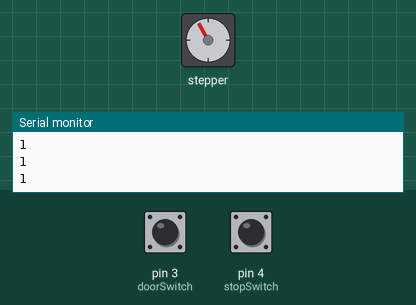
Simulated run of this program. Board: Arduino Nano, built with avr-gcc and run on an emulated ATmega328P. On the bench: stepper motor, the last lines printed to the serial monitor. The inputs (shaded band) are chosen by the test bench; at power-on: pin 4 (stopSwitch) HIGH, pin 3 (doorSwitch) HIGH. Stepper angles assume 4096 steps per turn.

Above: at 0.8 s.
0.9 s: pin 4 (stopSwitch) pulled LOW for 0.15 s
At 1.1 s:
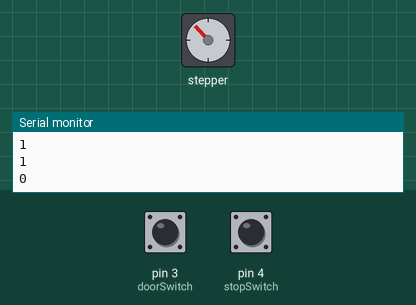
3.2 s: pin 3 (doorSwitch) pulled LOW for 1 s
At 6.9 s:
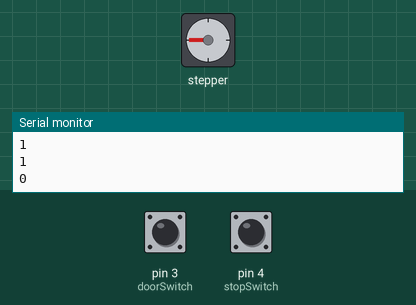
7.2 s: pin 3 (doorSwitch) pulled LOW for 3.2 s
At 7.9 s:
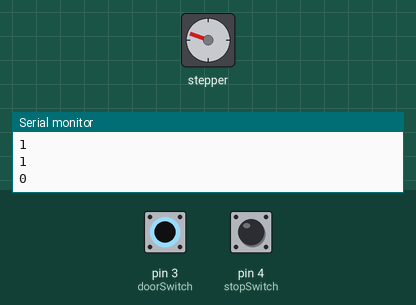
Timing chart, 0 to 13.6 s (numbered marks = the images above; inputs shaded):
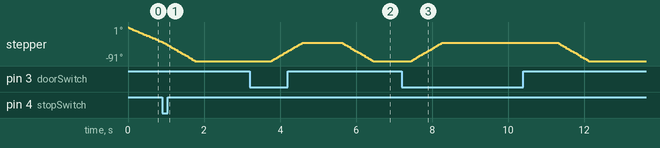

Measured:
- after the input at 3.2 s, stepper: turns 50° clockwise in 0.84 s, then 50° counter-clockwise in 0.84 s
- after the input at 7.2 s, stepper: turns 50° clockwise in 0.84 s, then 50° counter-clockwise in 0.84 s

The program:

main.cpp
```cpp
#include <Arduino.h>
#include <CheapStepper.h>

// next, declare the stepper
// and connect pins 8,9,10,11 to IN1,IN2,IN3,IN4 on ULN2003 board

CheapStepper stepper (8,9,10,11);

 // let's create a boolean variable to save the direction of our rotation

boolean moveClockwise = true;

int stopSwitch = 4;
int doorSwitch = 3;
bool door_is_open = false;
bool doorState = door_is_open;


void initPositon()
{
	Serial.println("Finding Startposition");
	Serial.println(digitalRead(stopSwitch));
	if (digitalRead(stopSwitch)==LOW)
	     stepper.moveCW (250);
	bool found = false;
	while(!found)	{
		int state = digitalRead(stopSwitch);
		stepper.moveCCW (10);
		found = state==LOW;
		Serial.println(state);
		delay(5);
	}

	door_is_open = (digitalRead(doorSwitch) == HIGH);

	if (!door_is_open)
		stepper.moveDegreesCW(50);

}

void checkDoor() {
	while (true)
	{
	   door_is_open = (digitalRead(doorSwitch)==HIGH);
       if (door_is_open != doorState)
	   {
		   if (door_is_open)
		   	 stepper.moveDegreesCCW(50);
		   else
		     stepper.moveDegreesCW(50);
		   doorState = door_is_open;
	   }
	   delay(1000);
	}
}

void setup() {

   pinMode(stopSwitch, INPUT);
   digitalWrite(stopSwitch,HIGH);
   pinMode(doorSwitch, INPUT);
   digitalWrite(doorSwitch,HIGH);

  // let's set a custom speed of 20rpm (the default is ~16.25rpm)

  stepper.setRpm(10);
  /* Note: CheapStepper library assumes you are powering your 28BYJ-48 stepper
   * using an external 5V power supply (>100mA) for RPM calculations
   * -- don't try to power the stepper directly from the Arduino
   *
   * accepted RPM range: 6RPM (may overheat) - 24RPM (may skip)
   * ideal range: 10RPM (safe, high torque) - 22RPM (fast, low torque)
   */

  // now let's set up a serial connection and print some stepper info to the console

  Serial.begin(9600); Serial.println();
  Serial.print(stepper.getRpm()); // get the RPM of the stepper
  Serial.print(" rpm = delay of ");
  Serial.print(stepper.getDelay()); // get delay between steps for set RPM
  Serial.print(" microseconds between steps");
  Serial.println();
  initPositon();
  checkDoor();
  // stepper.setTotalSteps(4076);
  /* you can uncomment the above line if you think your motor
   * is geared 63.68395:1 (measured) rather than 64:1 (advertised)
   * which would make the total steps 4076 (rather than default 4096)
   * for more info see: http://forum.arduino.cc/index.php?topic=71964.15
   */
}

void loop() {


}
```
